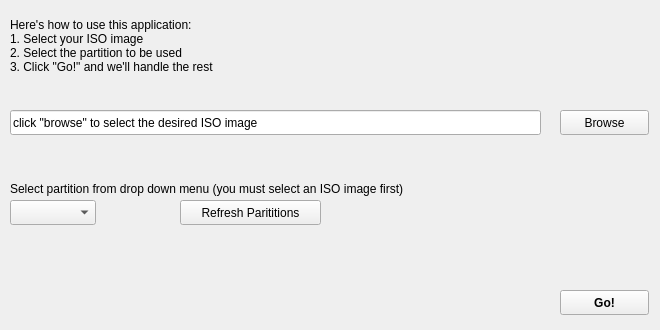
<?xml version="1.0" encoding="UTF-8"?>
<ui version="4.0">
 <class>MainWindow</class>
 <widget class="QMainWindow" name="MainWindow">
  <property name="geometry">
   <rect>
    <x>0</x>
    <y>0</y>
    <width>660</width>
    <height>330</height>
   </rect>
  </property>
  <property name="windowTitle">
   <string>MainWindow</string>
  </property>
  <widget class="QWidget" name="centralwidget">
   <widget class="QLabel" name="instructions">
    <property name="geometry">
     <rect>
      <x>10</x>
      <y>10</y>
      <width>261</width>
      <height>71</height>
     </rect>
    </property>
    <property name="text">
     <string>Here's how to use this application:
1. Select your ISO image
2. Select the partition to be used
3. Click &quot;Go!&quot; and we'll handle the rest</string>
    </property>
   </widget>
   <widget class="QPushButton" name="browseButton">
    <property name="geometry">
     <rect>
      <x>560</x>
      <y>110</y>
      <width>89</width>
      <height>25</height>
     </rect>
    </property>
    <property name="text">
     <string>Browse</string>
    </property>
   </widget>
   <widget class="QLineEdit" name="isoBox">
    <property name="geometry">
     <rect>
      <x>10</x>
      <y>110</y>
      <width>531</width>
      <height>25</height>
     </rect>
    </property>
    <property name="text">
     <string>click &quot;browse&quot; to select the desired ISO image</string>
    </property>
    <property name="readOnly">
     <bool>true</bool>
    </property>
   </widget>
   <widget class="QComboBox" name="partitionsDropDown">
    <property name="geometry">
     <rect>
      <x>10</x>
      <y>200</y>
      <width>86</width>
      <height>25</height>
     </rect>
    </property>
   </widget>
   <widget class="QLabel" name="partitionsInstructions">
    <property name="geometry">
     <rect>
      <x>10</x>
      <y>180</y>
      <width>521</width>
      <height>17</height>
     </rect>
    </property>
    <property name="text">
     <string>Select partition from drop down menu (you must select an ISO image first)</string>
    </property>
   </widget>
   <widget class="QPushButton" name="refreshPartitionsButton">
    <property name="geometry">
     <rect>
      <x>180</x>
      <y>200</y>
      <width>141</width>
      <height>25</height>
     </rect>
    </property>
    <property name="text">
     <string>Refresh Parititions</string>
    </property>
   </widget>
   <widget class="QPushButton" name="goButton">
    <property name="geometry">
     <rect>
      <x>560</x>
      <y>290</y>
      <width>89</width>
      <height>25</height>
     </rect>
    </property>
    <property name="font">
     <font>
      <weight>75</weight>
      <bold>true</bold>
     </font>
    </property>
    <property name="text">
     <string>Go!</string>
    </property>
   </widget>
  </widget>
 </widget>
 <resources/>
 <connections/>
</ui>
